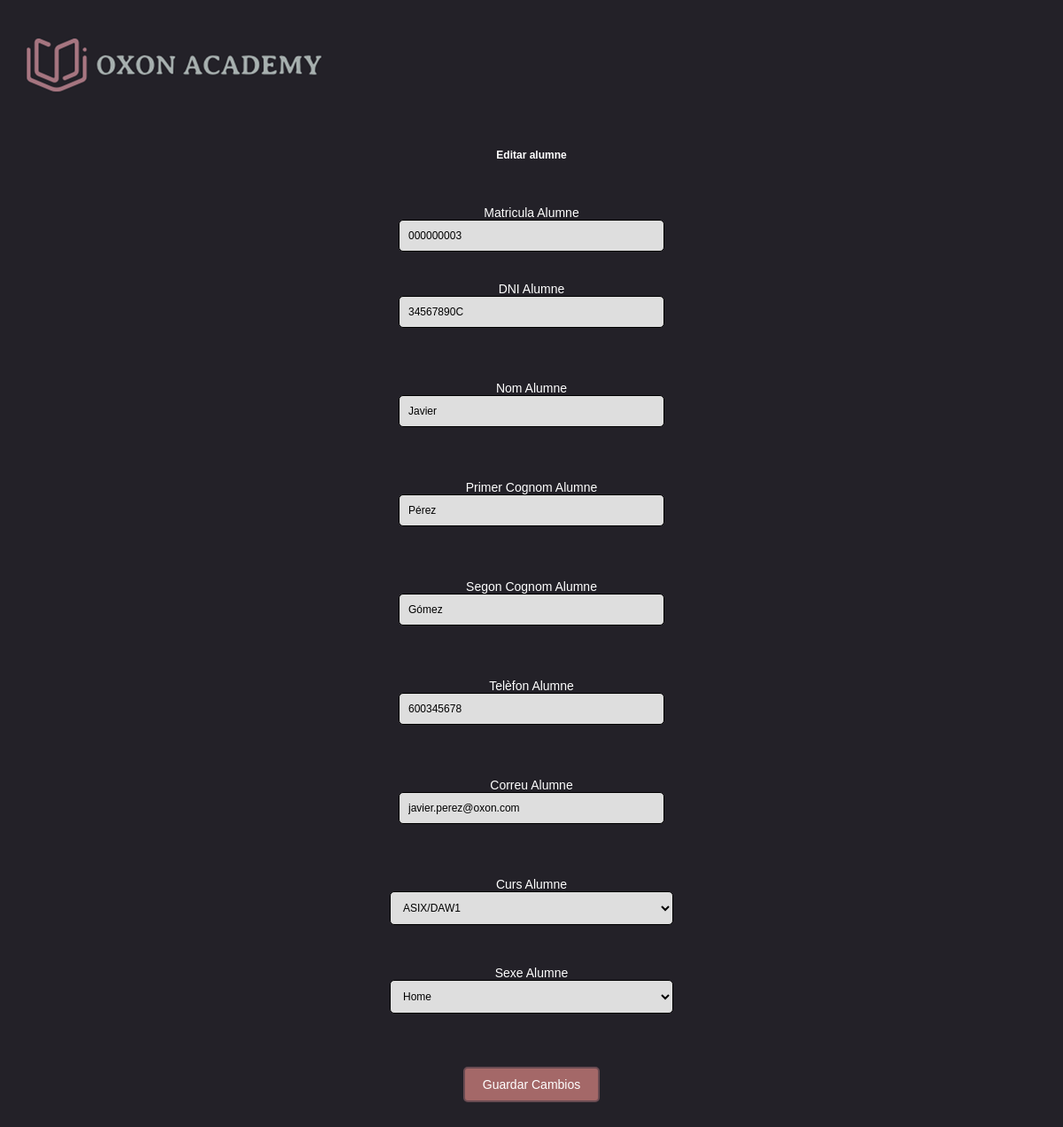
/WEB/formularios/alumne/formeditarAlumne.php?ID=000000003, run on the app's committed database.
### tables this page shows
CREATE TABLE tbl_alumnes(
  Matricula_alumne CHAR(9) NOT NULL PRIMARY KEY,
  DNI_alumne CHAR(9) NOT NULL,
  Nom_alumne VARCHAR(30) NULL,
  Primer_Cognom_alumne VARCHAR(60) NOT NULL,
  Segon_Cognom_alumne VARCHAR(60) NOT NULL,
  Telefon_alumne CHAR(9) NOT NULL,
  Correu_alumne VARCHAR(50) NOT NULL,
  Sexe_alumne ENUM('Home','Dona','No binari') NOT NULL,
  FK_ID_curs INT NOT NULL
);

### WEB/formularios/alumne/formeditarAlumne.php (the view, shortened to what this page needs)
<?php
    if (!isset($_GET['ID'])){
        header('Location: ./../../crud.php');
        exit();
    } else {
        require_once './../../conexion.php';
        try {
            $ID = $_GET['ID'];
            $stmt = $conn->prepare("SELECT * FROM tbl_alumnes WHERE Matricula_alumne = ?");
            $stmt->bindParam(1, $ID);
            $stmt->execute();
            $datos_escuela = $stmt->fetchAll();
            $array=array();
            foreach($datos_escuela as $clave => $valor){
                $array=$valor;
            }
        } catch (PDOException $e) {
            echo "Error al obtener datos de la base de datos: " . $e->getMessage();
        }
    }
?>
<head>
    <link rel="stylesheet" href="./../../css/style.css">
</head>
<body class="CRUD">
    <br>
    <div class="logo">
        <img src="./../../img/logoextendido.png" alt="LOGO">
    </div>
    <div class="titulo">
        <h1>Editar alumne</h1>
    </div>
    <form action="./../../acciones/editar.php" method="post">
        <label for="Matricula_Alumne">Matricula Alumne</label><br>
        <input type="text" id="Matricula_Alumne" name="Matricula_Alumne" value="<?php echo $ID; ?>" readonly>
        <br><br>
        <label for="DNI_Alumne">DNI Alumne</label><br>
        <input type="text" id="DNI_Alumne" name="DNI_Alumne" value="<?php echo $array[1];?>" placeholder="Introduzca su DNI - 8 Numeros y letra" pattern="[0-9]{8}[A-Za-z]{1}" readonly>
        <br><br>
        <label for="Nom_Alumne">Nom Alumne</label><br>
        <input onmouseleave="validarNombre()" type="text" id="Nom_Alumne" name="Nom_Alumne" value="<?php echo $array[2]?>"  maxlength="30"required>
        <br><br>
        <label for="Primer_Cognom_Alumne">Primer Cognom Alumne</label><br>
        <input onmouseleave="validaApellido1()" type="text" id="Primer_Cognom_Alumne" name="Primer_Cognom_Alumne" value="<?php echo $array[3]?>" maxlength="60" required>
        <br><br>
        <label for="Segon_Cognom_Alumne">Segon Cognom Alumne</label><br>
        <input onmouseleave="validaApellido2()" type="text" id="Segon_Cognom_Alumne" name="Segon_Cognom_Alumne" value="<?php echo $array[4]?>" maxlength="60" required>
        <br><br>
        <label for="Telefon_Alumne">Telèfon Alumne</label><br>
        <input onmouseleave="validaTelf()" type="tel" id="Telefon_Alumne" name="Telefon_Alumne" value="<?php echo $array[5]?>" required>
        <br><br>
        <label for="Correu_Alumne">Correu Alumne</label><br>
        <input onmouseleave="validaEmail()" type="email" id="Correu_Alumne" name="Correu_Alumne" value="<?php echo $array[6]?>" required>
        <br><br>
        <label for="FK_ID_curs">Curs Alumne</label><br>
        <select onmouseleave="validaOpcionesCurso()" id="FK_ID_curs" name="FK_ID_curs" class="selectform" required>
            <option value="3" <?php echo ($array[8] == '3') ? 'selected' : ''; ?>>ASIX/DAW1</option>
        </select>
        <br>
        <label for="Sexe_Alumne">Sexe Alumne</label><br>
        <select onmouseleave="validaOpcionesSexo()" id="Sexe_Alumne" name="Sexe_Alumne" class="selectform" required>
            <option <?php echo ($array[7] == "Home") ? 'selected' : ''; ?>>Home</option>
        </select>
        <br><br>
        <input type="submit" value="Guardar Cambios" class="button_form">
    </form><br><br>
</body>

### WEB/css/style.css (style rules this page uses)
* { font-size: 12px; }
body { margin: 0%; }
.CRUD { font-family: Arial, sans-serif; background-color: #232128; }
h1 { text-align: center; margin-top: 3em; color: white; }
.titulo { text-align: center; }
form { margin-top: 50px; text-align: center; }
form label { color: white; font-size: 14px; }
form input { color: black; }
form input[type="text"], form input[type="tel"], form input[type="password"], form input[type="email"], form input[type="number"], .selectform { width: 100%; max-width: 300px; padding: 10px; margin-bottom: 20px; border-radius: 5px; border: 1px solid rgb(0, 0, 0); background-color: #dedede; }
form input[type="submit"] { padding: 10px 20px; color: #ffffff; text-decoration: none; font-size: 14px; border-radius: 5px; border: 2px solid #694b52; background-color: rgb(164, 104, 104); transition: background-color 0.3s, color 0.3s; cursor: pointer; }
.selectform { width: 100%; max-width: 320px; padding: 10px; margin-bottom: 20px; border-radius: 5px; border: 1px solid black; }
.button_form { display: inline-block; padding: 10px 20px; text-decoration: none; background-color: #a47580; border: 2px solid #674950; border-radius: 5px; }

### data on the page
tbl_alumnes: DNI_Alumne "34567890C", Nom_Alumne "Javier", Primer_Cognom_Alumne "Pérez", Segon_Cognom_Alumne "Gómez", Telefon_Alumne "600345678", Correu_Alumne "javier.perez@oxon.com", FK_ID_curs "ASIX/DAW1", Sexe_Alumne "Home"
